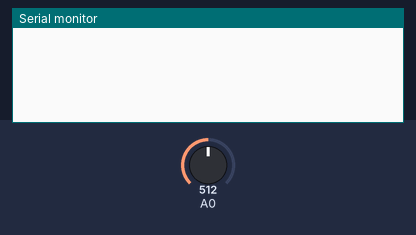
The sketch below on a simulated Arduino Uno, built with avr-gcc and run on an emulated ATmega328P. Parts: the last lines printed to the serial monitor. The inputs (shaded band) are chosen by the test bench; at power-on: A0 = 512.

Above: at 1.2 s.
1.3 s: A0 set to 716
At 3.0 s:
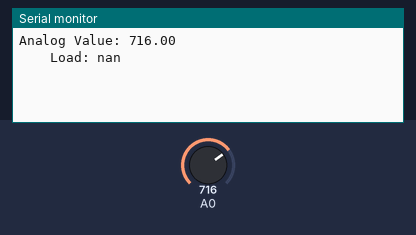
3.5 s: A0 set to 900
At 4.6 s:
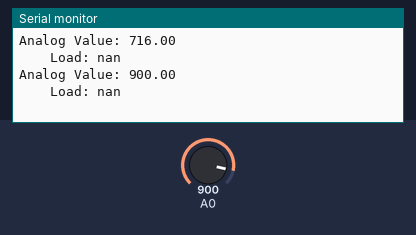

The sketch:

LoadCell.ino
```cpp
// Need two loads of known weight.
// Example: A = 5 lb
//          B = 15 lb
// Put on load A and read analog value (anaA) and do same for B

 float loadA = 0000; // lb
 int anaA = 0000; // analog reading for load A

 float loadB = 0000; // lb
 int anaB = 0000; // analog reading for load B

// Upload sketch again and confirm that kilo reading
// from serial output now is correct, using known loads

float anaAvg = 0;

// How often we do readings
long time = 0; //
int timeBetweenReadings = 2000; // want a reading every 200 ms

void setup() {
  Serial.begin(9600);

}

void loop() {

  int anaVal = analogRead(0);
  anaAvg = 0.99*anaAvg + 0.01*anaVal;

  if(millis()> time + timeBetweenReadings){
    float load = analogToLoad(anaAvg);

    Serial.print("Analog Value: ");
    Serial.println(anaAvg);
    Serial.print("    Load: ");
    Serial.println(load,5);
    time = millis();
  }
}

float analogToLoad(float anaVal){
  float load = mapfloat(anaVal,anaA,anaB,loadA,loadB);
  return load;
}

float mapfloat(float x, float in_min, float in_max, float out_min, float out_max){
  return (x -in_min)*(out_max - out_min) / (in_max - in_min) + out_min;
}
```

Measured:
- after the input at 1.3 s, the serial monitor: prints a new line after 0.70 s (image 1)
- after the input at 3.5 s, the serial monitor: prints a new line after 0.50 s (image 2)
